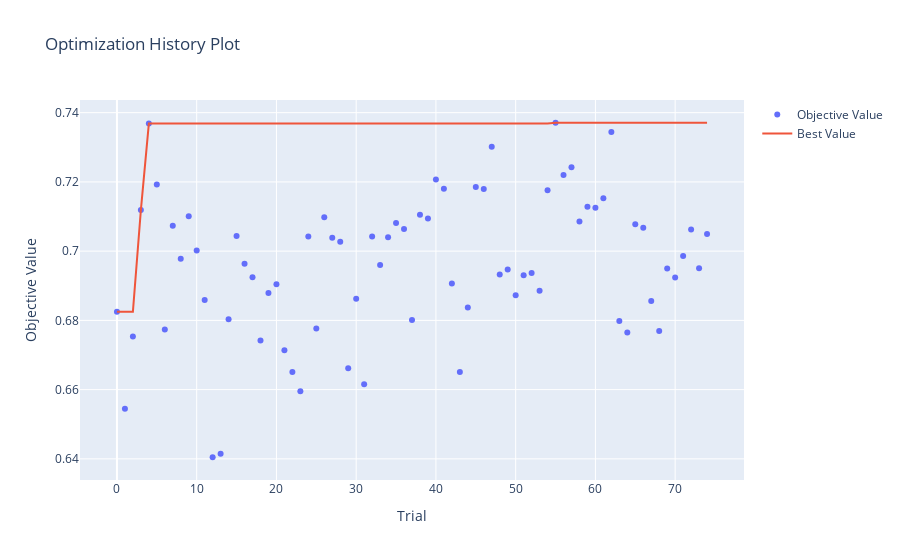

The cell this chart's notebook holds for it:
### Code cell
plot_optimization_history(study).show()
